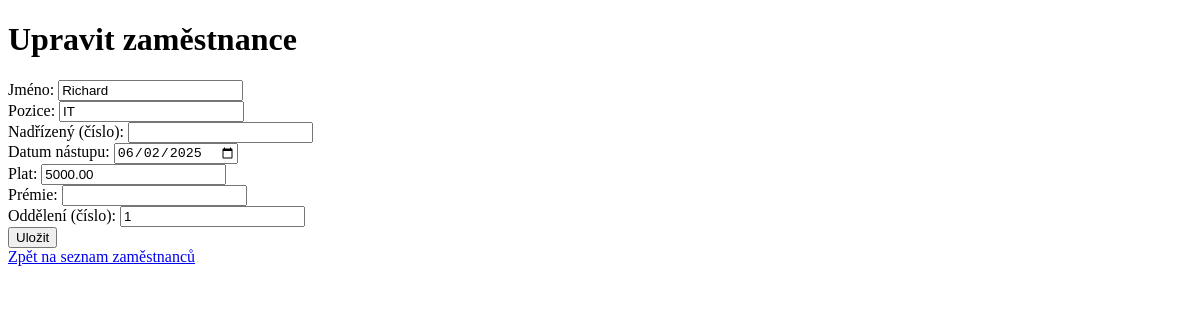
Before: /zamestnanci/1/edit/ with the older database file.
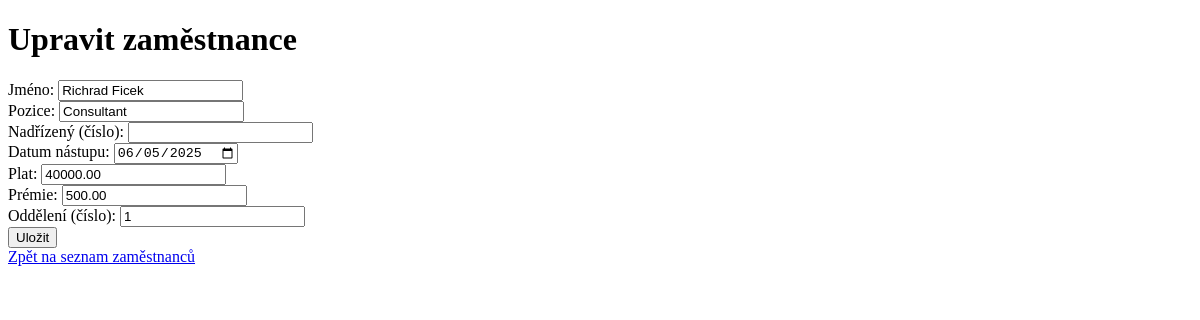
After: the same page with the newer database file.
### zamestnanci/models.py (models this page shows, shortened)
class Employee(models.Model):
    empno = models.IntegerField(primary_key=True, auto_created=True)
    ename = models.CharField(max_length=50)
    job = models.CharField(max_length=30)
    hiredate = models.DateField()
    sal = models.DecimalField(max_digits=10, decimal_places=2)
    comm = models.DecimalField(max_digits=10, decimal_places=2, null=True, blank=True)
    deptno = models.ForeignKey(Department, on_delete=models.CASCADE)

class Department(models.Model):
    deptno = models.IntegerField(primary_key=True, auto_created=True)
    dname = models.CharField(max_length=50)

### zamestnanci/views.py (the view, shortened to what this page needs)
# urls.py: path('zamestnanci/<int:empno>/edit/', views.zamestnanec_edit, name='zamestnanec_edit'),
def zamestnanec_edit(request, empno):
    zamestnanec = Employee.objects.get(empno=empno)
    return render(request, 'zamestnanec_form.html', {'zamestnanec': zamestnanec})

### zamestnanci/templates/zamestnanec_form.html (shortened to what this page needs)
<!DOCTYPE html>
<html lang="en">
<head>
</head>
<body>
    <h1>{% if zamestnanec %}Upravit{% else %}Přidat{% endif %} zaměstnance</h1>
    <form method="post">
        <label for="ename">Jméno:</label>
        <input type="text" name="ename" id="ename" value="{{ zamestnanec.ename|default:'' }}"><br>
        <label for="job">Pozice:</label>
        <input type="text" name="job" id="job" value="{{ zamestnanec.job|default:'' }}"><br>
        <label for="mgr">Nadřízený (číslo):</label>
        <input type="text" name="mgr" id="mgr" value="{{ zamestnanec.mgr|default:'' }}"><br>
        <label for="hiredate">Datum nástupu:</label>
        <input type="date" name="hiredate" id="hiredate" value="{{ zamestnanec.hiredate|date:'Y-m-d'|default:'' }}"><br>
        <label for="sal">Plat:</label>
        <input type="number" step="0.01" name="sal" id="sal" value="{{ zamestnanec.sal|default:'' }}"><br>
        <label for="comm">Prémie:</label>
        <input type="number" step="0.01" name="comm" id="comm" value="{{ zamestnanec.comm|default:'' }}"><br>
        <label for="deptno">Oddělení (číslo):</label>
        <input type="text" name="deptno" id="deptno" value="{{ zamestnanec.deptno.deptno|default:'' }}"><br>
        <button type="submit">Uložit</button>
    </form>
    <a href="{% url 'zamestnanci_list' %}">Zpět na seznam zaměstnanců</a>
</body>
</html>

Changed rows visible on the page:
changed Employee: ename "Richard" → "Richrad Ficek"; job "IT" → "Consultant"; hiredate "06/02/2025" → "06/05/2025"; sal "5000.00" → "40000.00"; comm (not shown) → "500.00"
